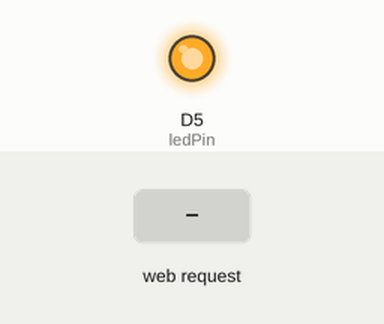
Simulated run of this sketch. Board: ESP8266 (NodeMCU). On the bench: output pins drawn as LEDs (lit = HIGH). The inputs (shaded band) are chosen by the test bench. WiFi joins after 1.5 s; servers stay silent unless stated; EEPROM starts erased; what the sketch prints to the serial monitor is not drawn.

Above: at 1.8 s.
1.9 s: HTTP request GET /LED=ON received
4.0 s: HTTP request GET /LED=ON received
At 4.9 s:
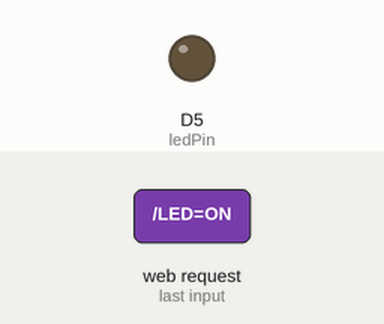
5.5 s: HTTP request GET /LED=OFF received
At 6.9 s:
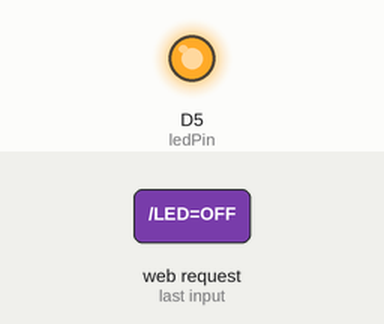
Timing chart, 0 to 8.5 s (numbered marks = the images above; inputs shaded):
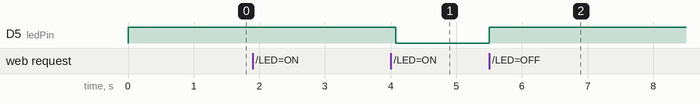

The sketch:

microcontroller_code.ino
```cpp
// (licence header left out)
/* Create a WiFi access point and provide a web serverHS on it. */

#include <EEPROM.h>
#include <ESP8266WiFi.h>
#include <WiFiClient.h>


// To DO:
// Use EEPROM Library to save password of wifi after device dont have power  https://www.arduino.cc/en/Reference/EEPROM
//
// Connect the device to firebase to integrate out side of wifi and to get status


#ifndef APSSID
#define APSSID "ESPap"
#define APPSK  "thereisnospoon"
#endif


// Hot spot
char* ssidHS = APSSID;    // Hot spot id
char* passwordHS = APPSK; // Hot spot password
WiFiServer serverHS(80);
bool checkWifStatus = true;  // to chack if wifi can be reconnected


// Home wifi
String ssidWF = "";           // Home wifi id
String passwordWF = "";     // Home wifi password
int ledPin = D5;    // Relay pin
int pinState = LOW;
WiFiServer serverWF(80);


// Jeneral
bool stopHotSpot = false; // hotSpot or wifi    true = wifi
int addrCounter = 0;   // EEPROM address

WiFiClient client;    // status of client
/* Just a little test message.  Go to http://192.168.4.1 in a web browser
   connected to this access point to see it.
*/


// ADD Show ip of intenet when start
// After 8 minutes disconnect


//  ------------------------setup---------------------------------------------------
void setup() {
  // More
  Serial.begin(115200);
  while (!Serial) {
    ; // wait for serial port to connect. Needed for native USB port only
  }

  EEPROM.begin(512);  //Initialize EEPROM (Storege)
  Serial.println("good morning");
  byte mac[6];                     // the MAC address of your Wifi shield
  WiFi.macAddress(mac);
  Serial.print("MAC: ");    // show macc address
  Serial.print(mac[0], HEX);
  Serial.print(":");
  Serial.print(mac[1], HEX);
  Serial.print(":");
  Serial.print(mac[2], HEX);
  Serial.print(":");
  Serial.print(mac[3], HEX);
  Serial.print(":");
  Serial.print(mac[4], HEX);
  Serial.print(":");
  Serial.println(mac[5], HEX);


  // HotSpot setup
  WiFi.softAP(ssidHS, passwordHS);    // Creating the hotspot
  serverHS.begin();     // Starting the server
  Serial.println("Creating a hotspot");

  // Wifi setup

  // Pins setup

  digitalWrite(ledPin, !pinState);
  pinMode(ledPin, OUTPUT);


}


//  ------------------------EEROM functions-----------------------------------------------

void writingStringToEEROM(String saveS) {   // fuction that take string and saving it on the device storege (EEROM) adding & to the end of the string
  saveS = saveS + "&";
  int tempAddres = addrCounter;

  for (int i = 0; i < saveS.length(); i++) //loop upto string lenght www.length() returns length of string
  {
    tempAddres = addrCounter + i;
    EEPROM.write(0x0F + tempAddres, saveS[i]); //Write one by one with starting address of 0x0F
  }
  addrCounter = tempAddres + 1;
  EEPROM.commit();    //Store data to EEPROM
}

String getingStringFromEEROM() { // Getting all the String from the storege (EEROM)
  String eeromString = "";
  //  int addrWifiName = 0;   // EEPROM address for the wifi name
  //  int addrWifiPass = 1;   // EEPROM address for the wifi password

  for (int i = 0; i < EEPROM.length(); i++)
  {
    eeromString = eeromString + char(EEPROM.read(0x0F + i)); //Read one by one with starting address of 0x0F
  }

  return eeromString;
}

void eeromToVariabels() { // Getting all the eerom store and transfer it to local variables
  String fromEEROM = getingStringFromEEROM();

  Serial.println("Am I here");
  if (fromEEROM == "") {
    return;
  }

  String tempFromEEROM = fromEEROM;
  while (fromEEROM.indexOf('&') != -1) {
    tempFromEEROM = fromEEROM.substring(0, fromEEROM.indexOf('&'));
    if (ssidWF == "") {
      ssidWF = tempFromEEROM;
    }
    else if (passwordWF == "") {        // ????? WHAT do if WiFi is blank
      passwordWF = tempFromEEROM;
    }
    fromEEROM = fromEEROM.substring(fromEEROM.indexOf('&') + 1);
  }
  Serial.print("WiFi name is:");
  Serial.println(ssidWF);
}

char* fromStringToCharArray(String text) { // Convert String to char array (char[])
  int stringLength = text.length() + 1;
  char charArray[stringLength];
  text.toCharArray(charArray, stringLength);
  return charArray;
}

void cleanEEROM(){    // Cleaning the eerom
     for (int i = 0 ; i < EEPROM.length() ; i++) {   // Cleaning the EEROM
        EEPROM.write(i, 0);
      }
      EEPROM.commit();    //Store data to EEPROM
}


//  ------------------------Hot spot server functions-----------------------------------------------

bool disconnectClient() {   // return true if user is
  unsigned long timeout = millis() + 1000;
  while (!client.available() && millis() < timeout) {
    delay(1);
  }
  if (millis() > timeout) {
    Serial.println("timeout");
    client.flush();
    client.stop();
    return false;
  }
  return true;
}

bool isClientConnected() { // If client is connectd return true
  // Check if a client has connected
  //WiFiClientSecure client = server.available(); HTTPS
  client = serverHS.available();
  delay(500);
  Serial.print(".");
  if (!client) {
    return false;
  }
  // Wait until the client sends some data
  Serial.println("new client");
  return disconnectClient();

}


String getUrl(String request1) { // Taking the request and returning the url
  if (request1.indexOf("favicon.ico") != -1) { // redandent request for page image
    return "";
  }
  String requestURL = request1.substring(request1.indexOf("/") + 1,  request1.indexOf(" HTTP/1.1")); // cuting "GET /" and " HTTP/1.1" from the string
  Serial.println("This is the url:");
  if (requestURL.indexOf("%20") != -1) {   // Incase wifi have space in the name
    requestURL.replace("%20", " ");      // change space valiu ("%20") to space " "
  }
  Serial.print("The url is:");
  Serial.println(requestURL);
  return requestURL;
}

String getNetworkName(String url) {   // getting the url and returning the Network name that the user enterd in the text field
  return url.substring(url.indexOf("=") + 1, url.indexOf("&"));
}


String getNetworkPassword (String url) { // getting the url and returning the Network password that the user enterd in the text field
  String tempUrl = url.substring(url.indexOf("=") + 1); // to fix a bug in the substring
  tempUrl =  tempUrl.substring(tempUrl.indexOf("=") + 1);
  return tempUrl.substring(tempUrl.indexOf("=") + 1);
}


bool hotSpotLoopFunction() {  // All code of the hot spot starting here   return fals if hot spot is closed

  if (checkWifStatus && WiFi.status() == WL_CONNECTED) {  // If wifi reconnect get wifiName and password from storeg (EEPROM) and exit
    checkWifStatus = false;
    Serial.print("Device WiFi ip is:");
    Serial.println(WiFi.localIP());
    serverHS.stop();
    WiFi.mode(WIFI_OFF);    // stop the HotSpot
    eeromToVariabels();   // getting the data from drive to local variables

    Serial.print("This is ssidWF:");
    Serial.println(ssidWF);
    Serial.print("This is passwordWF:");
    Serial.println(passwordWF);
    if(ssidWF == "" || passwordWF == ""){
      Serial.print("I am in");
      return false;
    }
    return true;
  }

  checkWifStatus = true;
  if (!isClientConnected()) { // Continue the loop only if client is connected
    return false;
  }

  // Read the first line of the request
  String request = client.readStringUntil('\r');
  String requestUrl = getUrl(request);
  if (requestUrl != "") {
    Serial.println("This is information");

    Serial.print("This is network name:");
    ssidWF = getNetworkName(requestUrl);
    Serial.println(ssidWF);

    Serial.print("This is password:");
    passwordWF = getNetworkPassword(requestUrl);
    Serial.println(passwordWF);
    if (ssidWF != "") {
      // Prepare the response
      String s = "HTTP/1.1 200 OK\r\nContent-Type: text/html\r\n\r\n<!DOCTYPE HTML>\r\n<html><head></head><body><h2>HTML Forms</h2><h1>By By</h1></body></html>";

      // Send the response to the client
      client.print(s);

      Serial.println("Client disconnected");
      client.flush();
      client.stop();
      serverHS.stop();
      WiFi.mode(WIFI_OFF);
      cleanEEROM();
      writingStringToEEROM(ssidWF);
      writingStringToEEROM(passwordWF);
      Serial.println();
      return true;
    }
  }

  Serial.println("");

  // Prepare the response
  String s = "HTTP/1.1 200 OK\r\nContent-Type: text/html\r\n\r\n<!DOCTYPE HTML>\r\n<html><head></head><body><h2>HTML Forms</h2><form action='/'>";
  s += "Network name:<br><input type='text' name='Network_name' value='w3o'><br>Password<br><input type='text' name='Network_password' value='123'><br><br>";
  s += "<input type='submit' value='Submit'></form>";
  s += "</body></html>";

  // Send the response to the client
  client.print(s);

  Serial.println("Client disconnected");
  Serial.println("");
  delay(1);
  return false;
}


//  ------------------------Wifi server functions-----------------------------------------------

void wifiLoopFunction() {
  // Connect to WiFi network
  if (WiFi.status() != WL_CONNECTED) {
    Serial.println();
    Serial.println();
    Serial.print("Connecting to ");
    Serial.println(ssidWF);
    WiFi.begin(ssidWF, passwordWF);
    Serial.println(ssidWF);
    Serial.println("wifiName");
    while (WiFi.status() != WL_CONNECTED) {
      delay(500);
      Serial.print(".");
    }

    // Set the certificates from PMEM (if using DRAM remove the _P from the call)

    // server.setServerKeyAndCert_P(rsakey, sizeof(rsakey), x509, sizeof(x509)); HTTPS

    Serial.println("");
    Serial.println("WiFi connected");

    // Start the server
    serverWF.begin();
    Serial.println("Server started");

    // Print the IP address
    Serial.print("Use this URL : ");
    Serial.print("http://");
    Serial.print(WiFi.localIP());
    Serial.println("/");
  }


  // Check if a client has connected
  //WiFiClientSecure client = server.available(); HTTPS
  WiFiClient client = serverWF.available();
  if (!client) {
    return;
  }

  // Wait until the client sends some data
  Serial.println("new client");
  unsigned long timeout = millis() + 1000;
  while (!client.available() && millis() < timeout) {
    delay(1);
  }
  if (millis() > timeout) {
    Serial.println("timeout");
    client.flush();
    client.stop();
    return;
  }

  // Read the first line of the request
  String request = client.readStringUntil('\r');
  Serial.println(request);
  client.flush();

  // Match the request


  if (request.indexOf("/LED=ON") != -1) {
    pinState = HIGH;
    digitalWrite(ledPin, !pinState);
  }
  else if (request.indexOf("/LED=OFF") != -1) {
    pinState = LOW;
    digitalWrite(ledPin, !pinState);
  }
  else {
    // same state as befor, to get the status of the pin
  }
  // else {
  //   Serial.println("invalid request");
  //   client.print("HTTP/1.1 404 Not Found\r\nContent-Type: text/html\r\n\r\n<!DOCTYPE HTML>\r\n<html><body>Not found</body></html>");
  //   return;


  // Prepare the response
  String s = "HTTP/1.1 200 OK\r\nContent-Type: text/html\r\n\r\n<!DOCTYPE HTML>\r\n<html>\r\nGPIO is now: ";
  s += (pinState) ? "On<br/>Click <a href=\"/LED=OFF\">here</a> Turn relay OFF<br>" : "Off<br/>Click <a href=\"/LED=ON\">here</a> Turn relay ON<br>";
  s += "</html>";


  // Send the response to the client
  client.print(s);

  Serial.println("Client disconnected");
  Serial.println("");
  delay(1);
  return;
}


//  ------------------------Main loop-----------------------------------------------
void loop() {

  if (!stopHotSpot) {
    stopHotSpot = hotSpotLoopFunction();
  }
  else {
    wifiLoopFunction();
  }
}
```

Measured:
- after the input at 1.9 s, every drawn part: stays the same
- after the input at 4.0 s, D5 (ledPin): HIGH → LOW after 0.08 s
- after the input at 5.5 s, D5 (ledPin): LOW → HIGH at once
